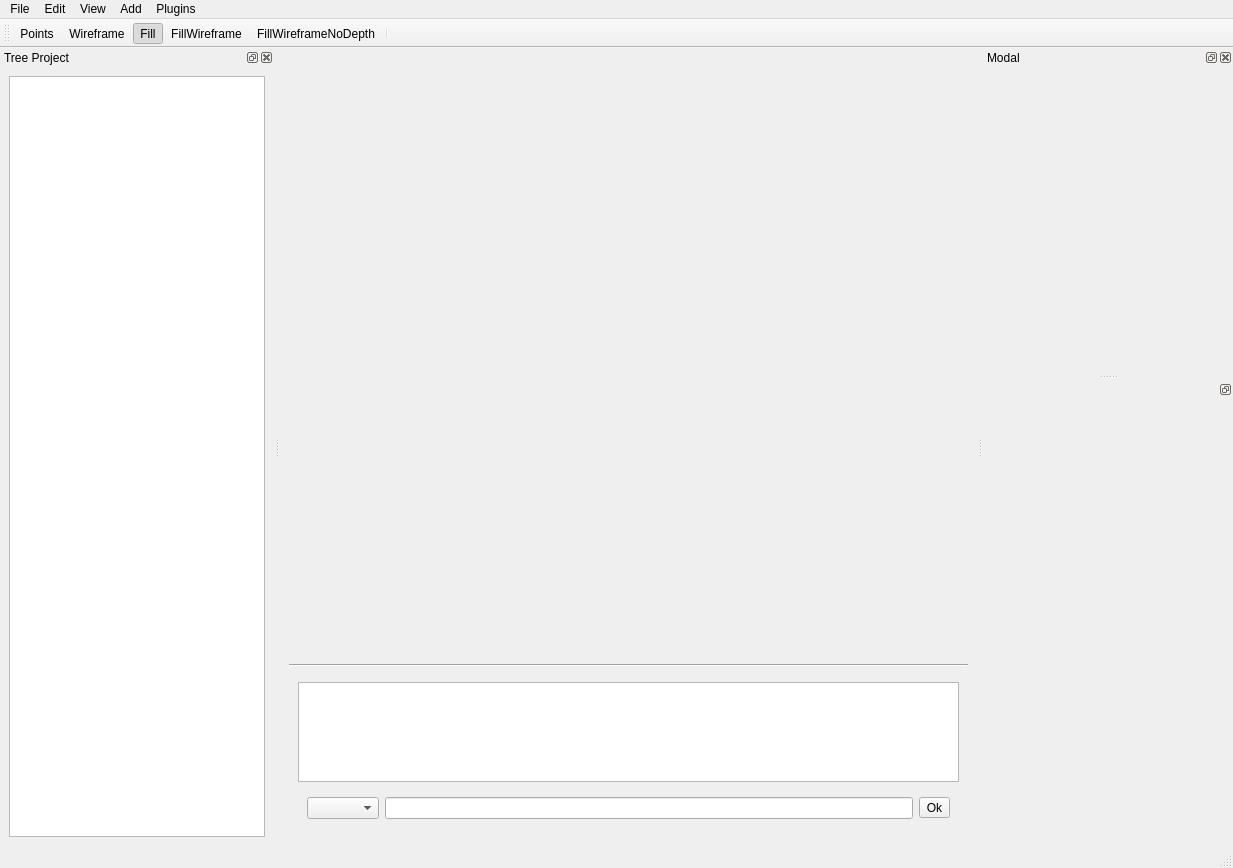
<?xml version="1.0" encoding="UTF-8"?>
<ui version="4.0">
 <class>MainWindow</class>
 <widget class="QMainWindow" name="MainWindow">
  <property name="geometry">
   <rect>
    <x>0</x>
    <y>0</y>
    <width>1233</width>
    <height>868</height>
   </rect>
  </property>
  <property name="windowTitle">
   <string>3dNovac Editor</string>
  </property>
  <property name="windowIcon">
   <iconset resource="MainWindow.qrc">
    <normaloff>:/images/Ressources/Image/icone.png</normaloff>:/images/Ressources/Image/icone.png</iconset>
  </property>
  <widget class="QWidget" name="centralwidget">
   <layout class="QVBoxLayout" name="verticalLayout">
    <item>
     <widget class="QWidget" name="_WCenter" native="true">
      <property name="sizePolicy">
       <sizepolicy hsizetype="Minimum" vsizetype="Minimum">
        <horstretch>0</horstretch>
        <verstretch>0</verstretch>
       </sizepolicy>
      </property>
     </widget>
    </item>
    <item>
     <widget class="Line" name="line">
      <property name="orientation">
       <enum>Qt::Horizontal</enum>
      </property>
     </widget>
    </item>
    <item>
     <widget class="QWidget" name="_WConsole" native="true">
      <property name="sizePolicy">
       <sizepolicy hsizetype="Expanding" vsizetype="Maximum">
        <horstretch>0</horstretch>
        <verstretch>0</verstretch>
       </sizepolicy>
      </property>
      <layout class="QVBoxLayout" name="verticalLayout_6">
       <item>
        <widget class="QTextEdit" name="_TEConsole">
         <property name="sizePolicy">
          <sizepolicy hsizetype="Expanding" vsizetype="Maximum">
           <horstretch>0</horstretch>
           <verstretch>0</verstretch>
          </sizepolicy>
         </property>
         <property name="maximumSize">
          <size>
           <width>16777215</width>
           <height>100</height>
          </size>
         </property>
         <property name="font">
          <font>
           <pointsize>8</pointsize>
          </font>
         </property>
         <property name="readOnly">
          <bool>true</bool>
         </property>
         <property name="html">
          <string>&lt;!DOCTYPE HTML PUBLIC &quot;-//W3C//DTD HTML 4.0//EN&quot; &quot;http://www.w3.org/TR/REC-html40/strict.dtd&quot;&gt;
&lt;html&gt;&lt;head&gt;&lt;meta name=&quot;qrichtext&quot; content=&quot;1&quot; /&gt;&lt;style type=&quot;text/css&quot;&gt;
p, li { white-space: pre-wrap; }
&lt;/style&gt;&lt;/head&gt;&lt;body style=&quot; font-family:'Ubuntu'; font-size:8pt; font-weight:400; font-style:normal;&quot;&gt;
&lt;p style=&quot;-qt-paragraph-type:empty; margin-top:0px; margin-bottom:0px; margin-left:0px; margin-right:0px; -qt-block-indent:0; text-indent:0px;&quot;&gt;&lt;/p&gt;&lt;/body&gt;&lt;/html&gt;</string>
         </property>
        </widget>
       </item>
       <item>
        <widget class="QWidget" name="widget_2" native="true">
         <layout class="QHBoxLayout" name="horizontalLayout">
          <item>
           <widget class="QComboBox" name="_CBConsoleEngine"/>
          </item>
          <item>
           <widget class="QLineEdit" name="_LEConsolePrompt"/>
          </item>
          <item>
           <widget class="QToolButton" name="_TBConsolePromptOk">
            <property name="text">
             <string>Ok</string>
            </property>
           </widget>
          </item>
         </layout>
        </widget>
       </item>
      </layout>
     </widget>
    </item>
   </layout>
  </widget>
  <widget class="QMenuBar" name="menubar">
   <property name="geometry">
    <rect>
     <x>0</x>
     <y>0</y>
     <width>1233</width>
     <height>25</height>
    </rect>
   </property>
   <widget class="QMenu" name="menuFile">
    <property name="title">
     <string>File</string>
    </property>
    <addaction name="ActionExit"/>
   </widget>
   <widget class="QMenu" name="menuView">
    <property name="title">
     <string>View</string>
    </property>
    <widget class="QMenu" name="menuRenderMode">
     <property name="title">
      <string>Raster Mode</string>
     </property>
     <addaction name="ActionRasterModePoints"/>
     <addaction name="ActionRasterModeWireframe"/>
     <addaction name="ActionRasterModeFill"/>
     <addaction name="ActionRasterModeFillWireframe"/>
     <addaction name="ActionRasterModeFillWireframeNoDepth"/>
    </widget>
    <addaction name="ActionRefreshTree"/>
    <addaction name="separator"/>
    <addaction name="menuRenderMode"/>
   </widget>
   <widget class="QMenu" name="menuAdd">
    <property name="title">
     <string>Add</string>
    </property>
    <addaction name="ActionAddScene"/>
    <addaction name="separator"/>
    <addaction name="ActionAddObject"/>
   </widget>
   <widget class="QMenu" name="menuEdit">
    <property name="title">
     <string>Edit</string>
    </property>
    <addaction name="ActionObjectGeometry"/>
   </widget>
   <widget class="QMenu" name="menuPlugins">
    <property name="title">
     <string>Plugins</string>
    </property>
    <addaction name="ActionDestroy_Current_Sample"/>
   </widget>
   <addaction name="menuFile"/>
   <addaction name="menuEdit"/>
   <addaction name="menuView"/>
   <addaction name="menuAdd"/>
   <addaction name="menuPlugins"/>
  </widget>
  <widget class="QStatusBar" name="statusbar"/>
  <widget class="QDockWidget" name="_DWTree">
   <property name="windowTitle">
    <string>Tree Project</string>
   </property>
   <attribute name="dockWidgetArea">
    <number>1</number>
   </attribute>
   <widget class="QWidget" name="dockWidgetContents">
    <layout class="QVBoxLayout" name="verticalLayout_2">
     <item>
      <widget class="QTreeView" name="_TVProject">
       <attribute name="headerVisible">
        <bool>false</bool>
       </attribute>
      </widget>
     </item>
    </layout>
   </widget>
  </widget>
  <widget class="QDockWidget" name="_DWModal">
   <property name="features">
    <set>QDockWidget::AllDockWidgetFeatures</set>
   </property>
   <property name="windowTitle">
    <string>Modal</string>
   </property>
   <attribute name="dockWidgetArea">
    <number>2</number>
   </attribute>
   <widget class="QWidget" name="dockWidgetContents_2">
    <layout class="QVBoxLayout" name="verticalLayout_4">
     <item>
      <widget class="QWidget" name="_DWModalContent" native="true"/>
     </item>
    </layout>
   </widget>
  </widget>
  <widget class="QToolBar" name="toolBar">
   <property name="windowTitle">
    <string>toolBar</string>
   </property>
   <attribute name="toolBarArea">
    <enum>TopToolBarArea</enum>
   </attribute>
   <attribute name="toolBarBreak">
    <bool>false</bool>
   </attribute>
   <addaction name="ActionRasterModePoints"/>
   <addaction name="ActionRasterModeWireframe"/>
   <addaction name="ActionRasterModeFill"/>
   <addaction name="ActionRasterModeFillWireframe"/>
   <addaction name="ActionRasterModeFillWireframeNoDepth"/>
   <addaction name="separator"/>
  </widget>
  <widget class="QDockWidget" name="_DWProperties">
   <property name="minimumSize">
    <size>
     <width>250</width>
     <height>53</height>
    </size>
   </property>
   <property name="features">
    <set>QDockWidget::DockWidgetFloatable|QDockWidget::DockWidgetMovable</set>
   </property>
   <attribute name="dockWidgetArea">
    <number>2</number>
   </attribute>
   <widget class="QWidget" name="dockWidgetContents_3">
    <layout class="QVBoxLayout" name="verticalLayout_3">
     <item>
      <widget class="QWidget" name="_DWPropertiesContent" native="true"/>
     </item>
    </layout>
   </widget>
  </widget>
  <action name="ActionExit">
   <property name="text">
    <string>Exit</string>
   </property>
   <property name="shortcut">
    <string>Ctrl+W</string>
   </property>
  </action>
  <action name="ActionRefreshTree">
   <property name="text">
    <string>Refresh Tree</string>
   </property>
  </action>
  <action name="ActionAddObject">
   <property name="text">
    <string>Object</string>
   </property>
  </action>
  <action name="ActionAddLight">
   <property name="text">
    <string>Light</string>
   </property>
  </action>
  <action name="ActionAddEffect">
   <property name="text">
    <string>Effect</string>
   </property>
  </action>
  <action name="ActionAddGUIWidget">
   <property name="text">
    <string>Widget</string>
   </property>
  </action>
  <action name="ActionAddGUIObject">
   <property name="text">
    <string>Object</string>
   </property>
  </action>
  <action name="ActionObjectGeometry">
   <property name="text">
    <string>Object Geometry</string>
   </property>
  </action>
  <action name="ActionAddScene">
   <property name="text">
    <string>Scene</string>
   </property>
  </action>
  <action name="ActionRasterModeWireframe">
   <property name="checkable">
    <bool>true</bool>
   </property>
   <property name="icon">
    <iconset resource="MainWindow.qrc">
     <normaloff>:/images/Wireframe.png</normaloff>:/images/Wireframe.png</iconset>
   </property>
   <property name="text">
    <string>Wireframe</string>
   </property>
  </action>
  <action name="ActionRasterModeFill">
   <property name="checkable">
    <bool>true</bool>
   </property>
   <property name="checked">
    <bool>true</bool>
   </property>
   <property name="icon">
    <iconset resource="MainWindow.qrc">
     <normaloff>:/images/Fill.png</normaloff>:/images/Fill.png</iconset>
   </property>
   <property name="text">
    <string>Fill</string>
   </property>
  </action>
  <action name="ActionRasterModePoints">
   <property name="checkable">
    <bool>true</bool>
   </property>
   <property name="icon">
    <iconset resource="MainWindow.qrc">
     <normaloff>:/images/Points.png</normaloff>:/images/Points.png</iconset>
   </property>
   <property name="text">
    <string>Points</string>
   </property>
  </action>
  <action name="ActionRasterModeFillWireframe">
   <property name="checkable">
    <bool>true</bool>
   </property>
   <property name="icon">
    <iconset resource="MainWindow.qrc">
     <normaloff>:/images/FillWireframe.png</normaloff>:/images/FillWireframe.png</iconset>
   </property>
   <property name="text">
    <string>FillWireframe</string>
   </property>
  </action>
  <action name="ActionRasterModeFillWireframeNoDepth">
   <property name="checkable">
    <bool>true</bool>
   </property>
   <property name="icon">
    <iconset resource="MainWindow.qrc">
     <normaloff>:/images/FillWireframeNoDepth.png</normaloff>:/images/FillWireframeNoDepth.png</iconset>
   </property>
   <property name="text">
    <string>FillWireframeNoDepth</string>
   </property>
  </action>
  <action name="ActionDestroy_Current_Sample">
   <property name="text">
    <string>Destroy Current Sample</string>
   </property>
  </action>
 </widget>
 <resources>
  <include location="MainWindow.qrc"/>
 </resources>
 <connections>
  <connection>
   <sender>_LEConsolePrompt</sender>
   <signal>returnPressed()</signal>
   <receiver>_TBConsolePromptOk</receiver>
   <slot>click()</slot>
   <hints>
    <hint type="sourcelabel">
     <x>900</x>
     <y>800</y>
    </hint>
    <hint type="destinationlabel">
     <x>923</x>
     <y>802</y>
    </hint>
   </hints>
  </connection>
 </connections>
</ui>
